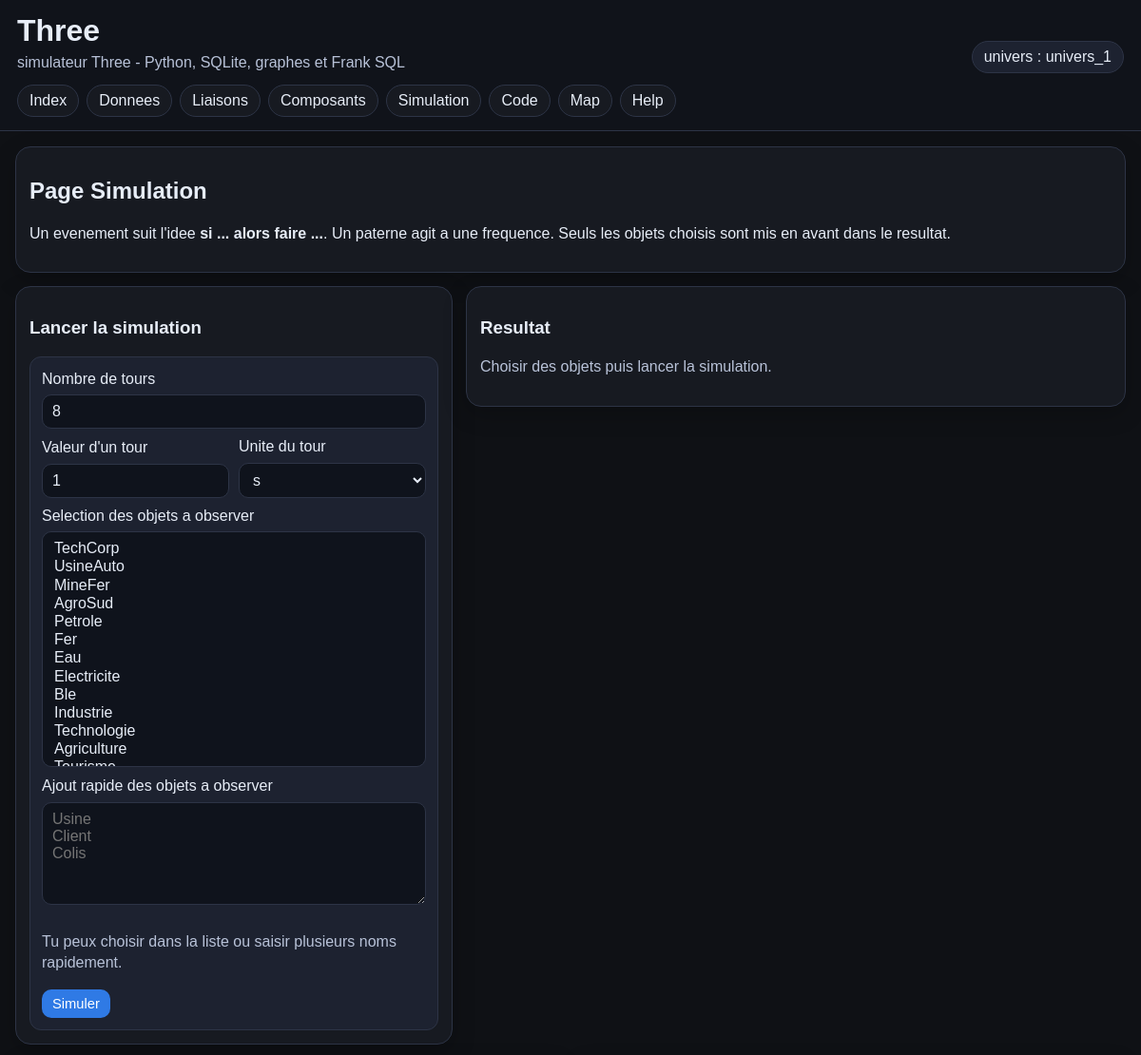
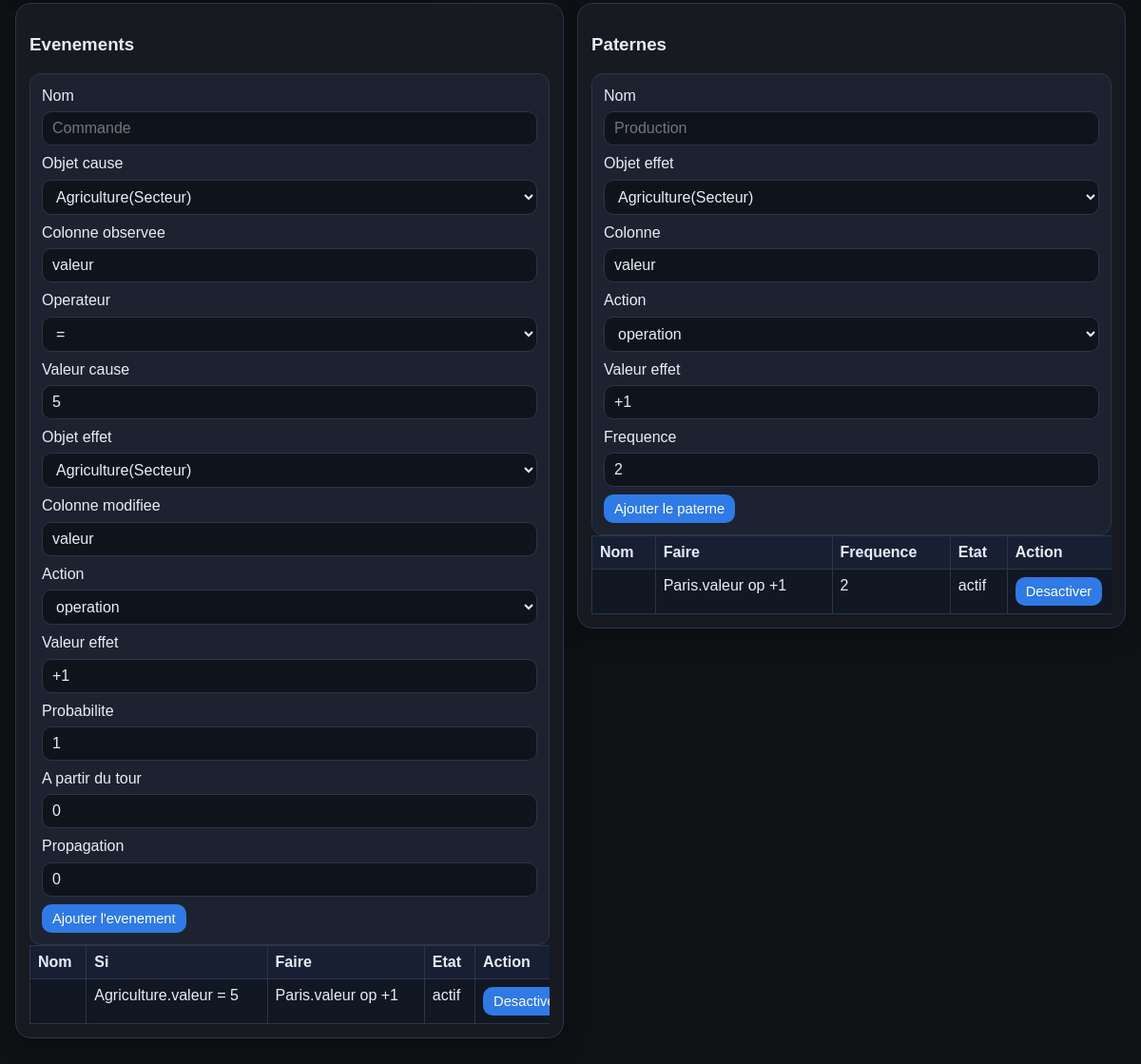
/simulation, run on an earlier commit of the app's database (2 pictures, top to bottom).
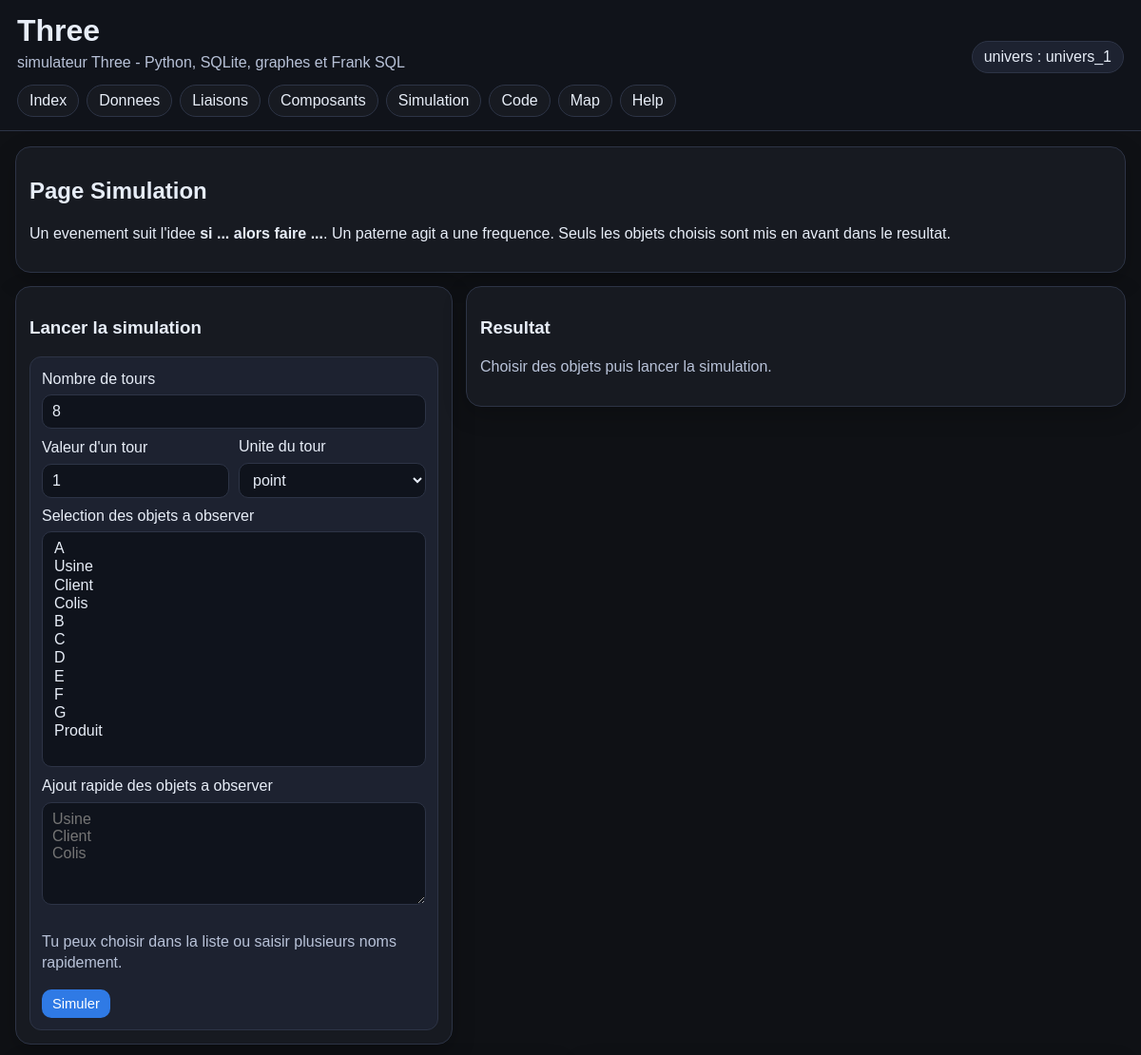
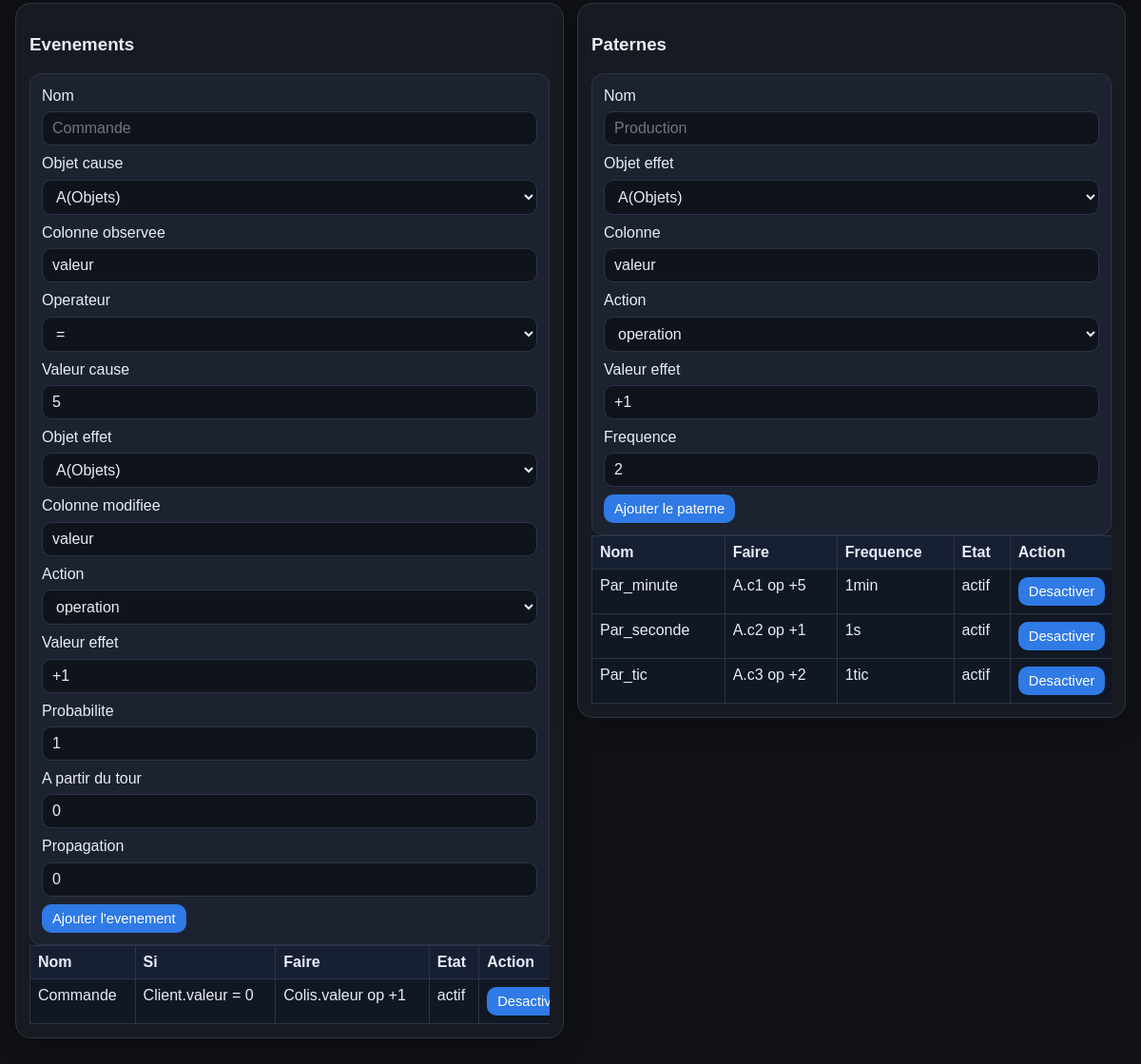
And on a later commit of the database (2 pictures, top to bottom).
### tables this page shows
CREATE TABLE evenements(id INTEGER PRIMARY KEY AUTOINCREMENT, nom TEXT UNIQUE, objet_cause_id INTEGER, colonne_cause TEXT DEFAULT "valeur", operateur TEXT DEFAULT "=", valeur_cause TEXT DEFAULT "0", objet_effet_id INTEGER, colonne_effet TEXT DEFAULT "valeur", action TEXT DEFAULT "op", valeur_effet TEXT DEFAULT "+1", proba REAL DEFAULT 1, arrivee INTEGER DEFAULT 0, propagation INTEGER DEFAULT 0, actif INTEGER DEFAULT 1);

CREATE TABLE objets_catalogue(id INTEGER PRIMARY KEY AUTOINCREMENT, nom TEXT UNIQUE, nom_table TEXT, id_local INTEGER);

CREATE TABLE paternes(id INTEGER PRIMARY KEY AUTOINCREMENT, nom TEXT UNIQUE, objet_effet_id INTEGER, colonne_effet TEXT DEFAULT "valeur", action TEXT DEFAULT "op", valeur_effet TEXT DEFAULT "+1", frequence TEXT DEFAULT "1", actif INTEGER DEFAULT 1);

### app.py (the view, shortened to what this page needs)
@app.route('/simulation', methods=['GET', 'POST'])
def page_simulation():
    objets = vers_dicts(base_donnees.liste_objets_simulation())
    objets_catalogue = vers_dicts(base_donnees.liste_objets_catalogue())
    evenements = vers_dicts(base_donnees.liste_evenements())
    paternes = vers_dicts(base_donnees.liste_paternes())
    liaisons = vers_dicts(base_donnees.liste_liaisons())
    inversions = vers_dicts(base_donnees.liste_inversions())
    unites = vers_dicts(base_donnees.liste_unites())
    resultat = None
    selection_objets = []
    nb_tours = 8
    valeur_tour = 1
    unite_tour = unites[0]['nom'] if unites else ''
    return render_template(
        'simulation.html',
        objets=objets,
        objets_catalogue=objets_catalogue,
        evenements=evenements,
        paternes=paternes,
        unites=unites,
        resultat=resultat,
        selection_objets=selection_objets,
        nb_tours=nb_tours,
        valeur_tour=valeur_tour,
        unite_tour=unite_tour
    )

### app.py (called while the page is built)
def initialiser_univers():
    univers = session.get('univers', 'univers_1')
    base_donnees.choisir_univers(univers)

@app.before_request
def avant_requete():
    initialiser_univers()

@app.context_processor
def contexte_global():
    return {'nom_app': 'Three', 'univers_actuel': session.get('univers', 'univers_1')}

def vers_dicts(lignes):
    return [dict(ligne) for ligne in lignes]

### base_donnees.py (called while the page is built)
def choisir_univers(nom_univers):
    global UNIVERS_ACTUEL
    if nom_univers not in ('univers_1', 'univers_2', 'univers_3'):
        nom_univers = 'univers_1'
    UNIVERS_ACTUEL = nom_univers
    creer_tables()

def chemin_bdd():
    os.makedirs(DOSSIER_DATA, exist_ok=True)
    return os.path.join(DOSSIER_DATA, UNIVERS_ACTUEL + '.db')

def connexion():
    con = sqlite3.connect(chemin_bdd())
    con.row_factory = sqlite3.Row
    con.execute('PRAGMA foreign_keys = ON')
    return con

def executer(requete, parametres=()):
    with connexion() as con:
        con.execute(requete, tuple(parametres))
        con.commit()

def lire_tout(requete, parametres=()):
    with connexion() as con:
        return con.execute(requete, tuple(parametres)).fetchall()

def lire_un(requete, parametres=()):
    with connexion() as con:
        return con.execute(requete, tuple(parametres)).fetchone()

def liste_tables_nsi():
    return lire_tout('SELECT * FROM tables_nsi ORDER BY est_principale DESC, nom_table')

def liste_objets(nom_table=None):
    if nom_table is None:
        nom_table = nom_table_principale()
    if not lire_un("SELECT name FROM sqlite_master WHERE type='table' AND name = ?", (nom_table,)):
        return []
    return lire_tout('SELECT * FROM ' + nom_table + ' ORDER BY id')

def liste_objets_catalogue():
    return lire_tout('SELECT * FROM objets_catalogue ORDER BY nom')

def liste_liaisons():
    return lire_tout('''
        SELECT l.id, s.nom AS source_nom, c.nom AS cible_nom, l.type_liaison, l.poids, l.conservation
        FROM liaisons l
        JOIN objets_catalogue s ON s.id = l.source_id
        JOIN objets_catalogue c ON c.id = l.cible_id
        ORDER BY l.id DESC
    ''')

def liste_evenements():
    return lire_tout('''
        SELECT e.*, oc.nom AS objet_cause_nom, oe.nom AS objet_effet_nom
        FROM evenements e
        JOIN objets_catalogue oc ON oc.id = e.objet_cause_id
        JOIN objets_catalogue oe ON oe.id = e.objet_effet_id
        ORDER BY e.nom
    ''')

def liste_unites():
    return lire_tout('SELECT * FROM unites ORDER BY rang')

### templates/simulation.html (shortened to what this page needs)
{% extends "base.html" %}
{% block contenu %}
<section class="bloc bloc-compact">
    <h2>Page Simulation</h2>
    <p>Un evenement suit l'idee <strong>si ... alors faire ...</strong>. Un paterne agit a une frequence. Seuls les objets choisis sont mis en avant dans le resultat.</p>
</section>
<div class="grille-simulation-principale">
    <section class="bloc">
        <h3>Lancer la simulation</h3>
        <form method="post" class="carte-formulaire compacte-formulaire">
            <label>Nombre de tours</label><input name="nb_tours" value="{{ nb_tours }}">
            <div class="ligne-formulaire compacte">
                <div>
                    <label>Valeur d'un tour</label><input name="valeur_tour" value="{{ valeur_tour }}">
                </div>
                <div>
                    <label>Unite du tour</label>
                    <select name="unite_tour">{% for unite in unites %}<option value="{{ unite['nom'] }}" {% if unite['nom'] == unite_tour %}selected{% endif %}>{{ unite['nom'] }}</option>{% endfor %}</select>
                </div>
            </div>
            <label>Selection des objets a observer</label>
            <select name="objets_observes" multiple size="12" class="grand-select">{% for objet in objets %}<option value="{{ objet['nom'] }}" ></option>{% endfor %}</select>
            <label>Ajout rapide des objets a observer</label>
            <textarea name="objets_rapides" rows="5" placeholder="Usine&#10;Client&#10;Colis"></textarea>
            <p class="note">Tu peux choisir dans la liste ou saisir plusieurs noms rapidement.</p>
            <button type="submit" class="btn-mini">Simuler</button>
        </form>
    </section>
    <section class="bloc">
        <h3>Resultat</h3>
        {% if resultat %}
            <div class="graphique-simulation zone-svg">{{ resultat.graphique|safe }}</div>
            <div class="journal journal-compact">
                {% for ligne in resultat.historique %}
                <article class="carte-journal compacte-carte-journal">
                    <div class="entete-tour">
                        <h4>Tour {{ ligne.tour }}</h4>
                        <span class="badge-temps">Temps ecoule : {{ ligne.temps }}</span>
                    </div>
                    <p>{% if ligne.actions %}{{ ligne.actions|join(' ; ') }}{% else %}aucune action{% endif %}</p>
                    {% if ligne.observations %}
                    <div class="entete-tour">
                        <span class="badge-temps">Observations : {{ ligne.observations }}</span>
                    </div>
                    {% endif %}
                </article>
                {% endfor %}
            </div>
        {% else %}
            <p class="note">Choisir des objets puis lancer la simulation.</p>
        {% endif %}
    </section>
</div>
<div class="grille-2">
    <section class="bloc">
        <h3>Evenements</h3>
        <form method="post" class="carte-formulaire compacte-formulaire">
            <label>Nom</label><input name="nom" placeholder="Commande">
            <label>Objet cause</label><select name="objet_cause_id">{% for objet in objets_catalogue %}<option value="{{ objet['id'] }}">{{ objet['nom'] }}({{ objet['nom_table'] }})</option>{% endfor %}</select>
            <label>Colonne observee</label><input name="colonne_cause" value="valeur">
            <label>Operateur</label><select name="operateur"><option>=</option><option>&gt;</option><option>&lt;</option></select>
            <label>Valeur cause</label><input name="valeur_cause" value="5">
            <label>Objet effet</label><select name="objet_effet_id">{% for objet in objets_catalogue %}<option value="{{ objet['id'] }}">{{ objet['nom']}}({{ objet['nom_table'] }})</option>{% endfor %}</select>
            <label>Colonne modifiee</label><input name="colonne_effet" value="valeur">
            <label>Action</label><select name="action_effet"><option value="op">operation</option><option value="change">changer</option><option value="inv">inversion</option></select>
            <label>Valeur effet</label><input name="valeur_effet" value="+1">
            <label>Probabilite</label><input name="proba" value="1">
            <label>A partir du tour</label><input name="arrivee" value="0">
            <label>Propagation</label><input name="propagation" value="0" placeholder="0, 1, 2 ou all">
            <button type="submit" class="btn-mini">Ajouter l'evenement</button>
        </form>
        <div class="zone-defilement-hauteur zone-defilement-hauteur-petite">
            <table class="tableau-large">
                <tr><th>Nom</th><th>Si</th><th>Faire</th><th>Etat</th><th>Action</th><th>Suppression</th></tr>
                {% for evenement in evenements %}
                <tr>
                    <td>{{ evenement['nom'] }}</td>
                    <td>{{ evenement['objet_cause_nom'] }}.{{ evenement['colonne_cause'] }} {{ evenement['operateur'] }} {{ evenement['valeur_cause'] }}</td>
                    <td>{{ evenement['objet_effet_nom'] }}.{{ evenement['colonne_effet'] }} {{ evenement['action'] }} {{ evenement['valeur_effet'] }}</td>
                    <td>{{ 'actif' if evenement['actif'] == 1 else 'off' }}</td>
                    <td><form method="post" class="inline"><button type="submit" class="btn-mini">{{ 'Desactiver' if evenement['actif'] == 1 else 'Activer' }}</button></form></td></tr>
                {% endfor %}
            </table>
        </div>
    </section>
    <section class="bloc">
        <h3>Paternes</h3>
        <form method="post" class="carte-formulaire compacte-formulaire">
            <label>Nom</label><input name="nom" placeholder="Production">
            <label>Objet effet</label><select name="objet_effet_id">{% for objet in objets_catalogue %}<option value="{{ objet['id'] }}">{{ objet['nom'] }}({{ objet['nom_table'] }})</option>{% endfor %}</select>
            <label>Colonne</label><input name="colonne_effet" value="valeur">
            <label>Action</label><select name="action_effet"><option value="op">operation</option><option value="change">changer</option><option value="inv">inversion</option></select>
            <label>Valeur effet</label><input name="valeur_effet" value="+1">
            <label>Frequence</label><input name="frequence" value="2">
            <button type="submit" class="btn-mini">Ajouter le paterne</button>
        </form>
        <div class="zone-defilement-hauteur zone-defilement-hauteur-petite">
            <table class="tableau-large">
                <tr><th>Nom</th><th>Faire</th><th>Frequence</th><th>Etat</th><th>Action</th><th>Suppression</th></tr>
                {% for paterne in paternes %}
                <tr>
                    <td>{{ paterne['nom'] }}</td>
                    <td>{{ paterne['objet_effet_nom'] }}.{{ paterne['colonne_effet'] }} {{ paterne['action'] }} {{ paterne['valeur_effet'] }}</td>
                    <td>{{ paterne['frequence'] }}</td>
                    <td>{{ 'actif' if paterne['actif'] == 1 else 'off' }}</td>
                    <td><form method="post" class="inline"><button type="submit" class="btn-mini">{{ 'Desactiver' if paterne['actif'] == 1 else 'Activer' }}</button></form></td>
                </tr>
                {% endfor %}
            </table>
        </div>
    </section>
</div>
{% endblock %}

### templates/base.html (shortened to what this page needs)
<!DOCTYPE html>
<html lang="fr">
<head>
    <link rel="stylesheet" href="{{ url_for('static', filename='style.css') }}">
</head>
<body>
<header class="entete-principale">
    <div class="entete-ligne">
        <div>
            <h1>{{ nom_app }}</h1>
            <p class="sous-titre">simulateur Three - Python, SQLite, graphes et Frank SQL</p>
        </div>
        <div class="badge-univers">univers : {{ univers_actuel }}</div>
    </div>
    <nav class="navigation-principale">
        <a href="{{ url_for('index') }}">Index</a>
        <a href="{{ url_for('page_donnees') }}">Donnees</a>
        <a href="{{ url_for('page_liaisons') }}">Liaisons</a>
                <a href="{{ url_for('page_composants') }}">Composants</a>
        <a href="{{ url_for('page_simulation') }}">Simulation</a>
        <a href="{{ url_for('page_code') }}">Code</a>
        <a href="{{ url_for('page_map') }}">Map</a>
        <a href="{{ url_for('page_help') }}">Help</a>
    </nav>
</header>
<main class="contenu-principal">
    {% block contenu %}{% endblock %}
</main>
</body>
</html>

### static/style.css (style rules this page uses)
:root { --fond: #0f1115; --surface: #171a21; --surface-2: #1d2230; --bordure: #2d3446; --texte: #e7edf7; --texte-doux: #b8c2d8; --accent: #5aa2ff; --accent-fort: #2f7ae5; --danger: #cc5a5a; --succes: #4caf73; }
* { box-sizing: border-box; }
body { margin: 0; font-family: Arial, Helvetica, sans-serif; background: var(--fond); color: var(--texte); }
a { color: var(--accent); }
.entete-principale { position: sticky; top: 0; z-index: 20; background: #10131a; border-bottom: 1px solid var(--bordure); padding: 14px 18px; }
.entete-ligne { display: flex; justify-content: space-between; gap: 14px; align-items: end; flex-wrap: wrap; }
.entete-principale h1 { margin: 0 0 4px 0; }
.sous-titre { margin: 0; color: var(--texte-doux); }
.badge-univers { background: var(--surface-2); border: 1px solid var(--bordure); padding: 7px 12px; border-radius: 999px; }
.navigation-principale { display: flex; flex-wrap: wrap; gap: 8px; margin-top: 12px; }
.navigation-principale a { text-decoration: none; color: var(--texte); background: var(--surface); border: 1px solid var(--bordure); padding: 7px 12px; border-radius: 999px; }
.contenu-principal { max-width: 1600px; margin: 0 auto; padding: 16px; }
.bloc { background: var(--surface); border: 1px solid var(--bordure); border-radius: 16px; padding: 14px; margin-bottom: 14px; box-shadow: 0 8px 24px rgba(0,0,0,0.22); }
.bloc-compact { padding: 12px 14px; }
.grille-2 { display: grid; grid-template-columns: repeat(auto-fit, minmax(420px, 1fr)); gap: 14px; align-items: start; }
.grille-simulation-principale { display: grid; grid-template-columns: minmax(350px, 460px) minmax(0, 1fr); gap: 14px; align-items: start; }
.carte-formulaire { background: var(--surface-2); border: 1px solid var(--bordure); border-radius: 12px; padding: 12px; }
label, p, li { line-height: 1.4; }
.note { color: var(--texte-doux); }
input, select, textarea, button { width: 100%; font: inherit; border-radius: 10px; }
input, select, textarea { background: #0f131c; color: var(--texte); border: 1px solid var(--bordure); padding: 8px 10px; margin-top: 5px; margin-bottom: 8px; }
textarea { resize: vertical; min-height: 100px; }
button, .bouton-lien { background: var(--accent-fort); color: white; border: none; text-decoration: none; display: inline-block; text-align: center; padding: 8px 12px; cursor: pointer; }
.btn-mini { width: auto; padding: 7px 11px; font-size: 0.92rem; margin-bottom: 0; }
.zone-defilement-hauteur { overflow: auto; max-height: 420px; }
.zone-defilement-hauteur-petite { max-height: 260px; }
.tableau-large, table { width: 100%; min-width: 720px; border-collapse: collapse; }
th, td { border: 1px solid var(--bordure); padding: 8px; text-align: left; vertical-align: top; background: #111723; }
th { position: sticky; top: 0; background: #172033; z-index: 1; }
.ligne-formulaire { display: flex; gap: 10px; align-items: end; }
.ligne-formulaire.compacte > * { flex: 1; }
.inline { display: inline-block; }

What changed in the data, as far as the page shows it:
changed evenements "valeur": nom (not shown) → "Commande"; objet_cause_nom "Agriculture" → "Client"; valeur_cause "5" → "0"; objet_effet_nom "Paris" → "Colis"
changed paternes: nom (not shown) → "Par_minute"; objet_effet_nom "Paris" → "A"; colonne_effet "valeur" → "c1"; valeur_effet "+1" → "+5"; frequence "2" → "1min"
added paternes: nom "Par_seconde", objet_effet_nom "A", colonne_effet "c2", action "op", valeur_effet "+1", frequence "1s", actif "actif", actif "Desactiver"
added paternes: nom "Par_tic", objet_effet_nom "A", colonne_effet "c3", action "op", valeur_effet "+2", frequence "1tic", actif "actif", actif "Desactiver"
Also different on the page:
form field unite_tour: "s" → "point"
form field objets_observes: "TechCorp / UsineAuto / MineFer / AgroSud / Petrole / Fer / Eau / Electricite / Ble / Industrie / Technologie / Agriculture" → "A / Usine / Client / Colis / B / C / D / E / F / G / Produit"
form field objet_cause_id: "Agriculture(Secteur)" → "A(Objets)"
form field objet_effet_id: "Agriculture(Secteur)" → "A(Objets)"
